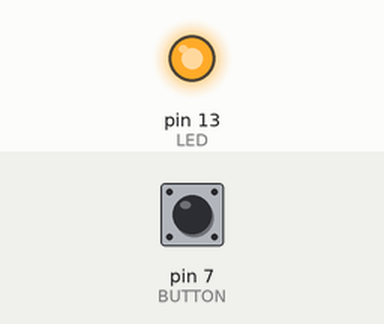
A sketch run on a simulated Arduino Uno, built with avr-gcc and run on an emulated ATmega328P. Shown: output pins drawn as LEDs (lit = HIGH). Inputs (shaded band) come from the test bench; at power-on: pin 7 (BUTTON) LOW.

Above: at 1.2 s.
1.3 s: pin 7 (BUTTON) pulled HIGH for 0.15 s
At 1.37 s:
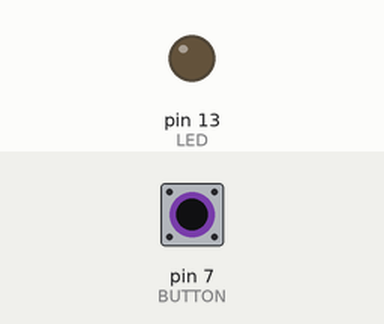
2.9 s: pin 7 (BUTTON) pulled HIGH for 3.2 s
At 7.1 s:
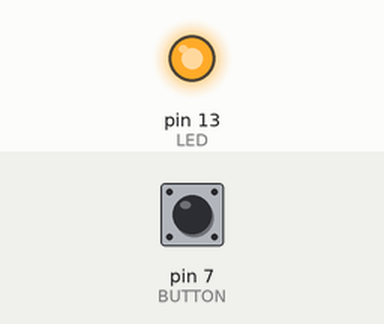
Timing chart, 0 to 8.6 s (numbered marks = the images above; inputs shaded):
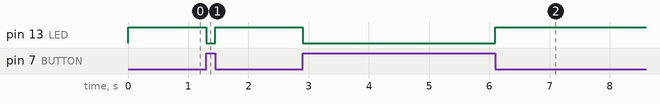

Measured:
- after the input at 1.3 s, pin 13 (LED): HIGH → LOW at once, → HIGH 0.15 s later
- after the input at 2.9 s, pin 13 (LED): HIGH → LOW at once, → HIGH 3.2 s later

The sketch:

Drukknop.ino
```cpp
#define BUTTON 7
#define LED 13
void setup() {
  pinMode(LED,OUTPUT);
  pinMode(BUTTON, INPUT);
  Serial.begin(9600);//Om correct te beginnen
}

void loop() {
 if (digitalRead(BUTTON) == HIGH){
  digitalWrite (LED, LOW);
 }
 else digitalWrite(LED, HIGH);
}
```
